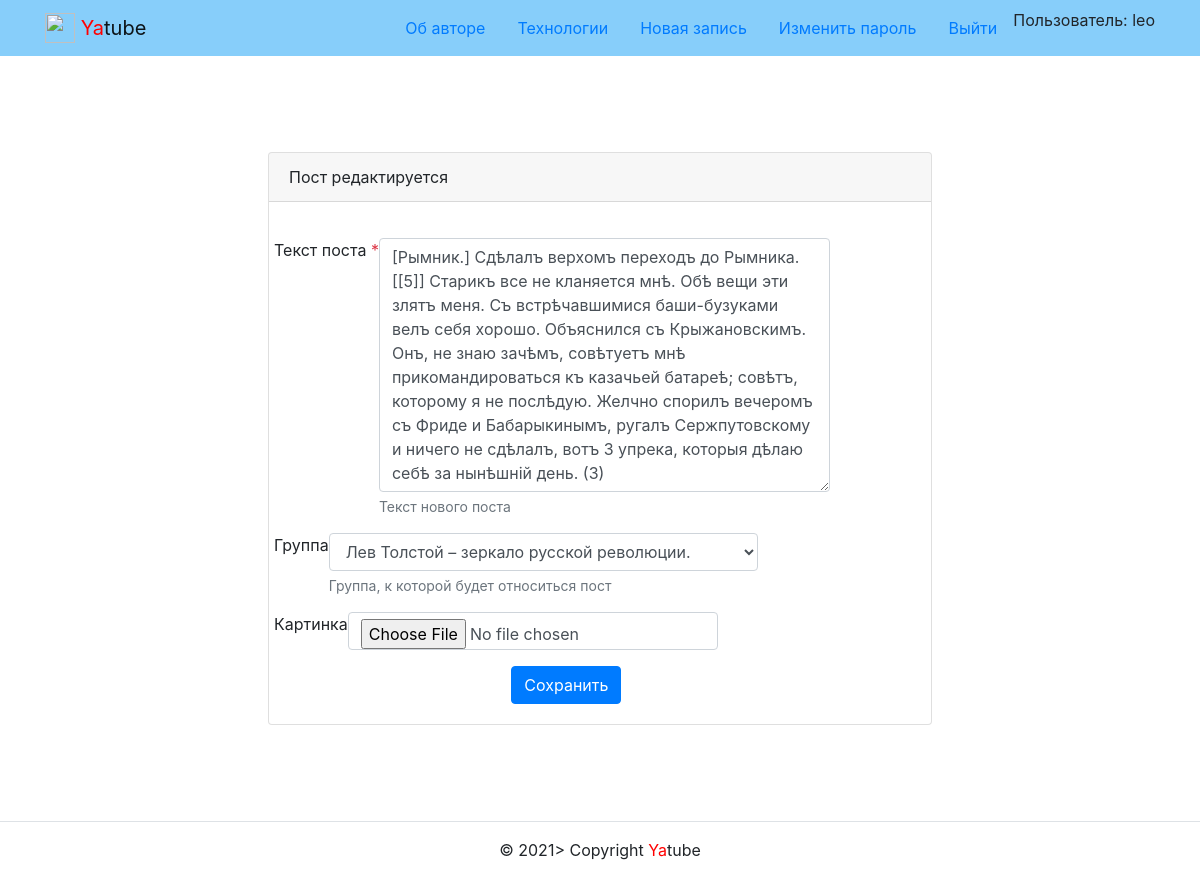
/posts/36/edit/ (signed in), run on the app's committed database.
### posts/models.py (models this page shows, shortened)
class Post(models.Model):
    text = models.TextField(
        verbose_name='Текст поста',
        help_text='Текст нового поста'
    )
    pub_date = models.DateTimeField(
        auto_now_add=True,
        verbose_name='Дата и время публикации поста',
        help_text='Дата и время публикации поста',
        db_index=True
    )
    author = models.ForeignKey(
        User,
        on_delete=models.CASCADE,
        related_name='posts',
        verbose_name='Автор поста',
        help_text='Автор поста'
    )
    group = models.ForeignKey(
        Group,
        on_delete=models.SET_NULL,
        blank=True,
        null=True,
        related_name='posts',
        verbose_name='Группа',
        help_text='Группа, к которой будет относиться пост'
    )
    image = models.ImageField(
        'Картинка',
        upload_to='posts/',
        blank=True
    )
    class Meta:
        ordering = ('-pub_date',)
        verbose_name = 'Пост'
        verbose_name_plural = 'Посты'

### posts/views.py (the view, shortened to what this page needs)
# urls.py: path('posts/<int:post_id>/edit/', views.post_edit, name='post_edit'),
@login_required
def post_edit(request, post_id):
    template = 'posts/create_post.html'
    title = 'Редактируемый пост'
    post = get_object_or_404(Post, pk=post_id)
    if request.user != post.author:
        return redirect('posts:post_detail', post_id=post_id)
    if request.method != 'POST':
        form = PostForm(
            files=request.FILES or None,
            instance=post
        )
        return render(
            request, template,
            {'title': title, 'form': form, 'is_edit': True}
        )

### posts/forms.py (shortened to what this page needs)
class PostForm(forms.ModelForm):
    class Meta:
        model = Post
        fields = ('text', 'group', 'image')

### core/context_processors/year.py (called while the page is built)
def year(request):
    return {
        'year': datetime.datetime.now().date().year
    }

### core/templatetags/user_filters.py (called while the page is built)
@register.filter
def addclass(field, css):
    return field.as_widget(attrs={'class': css})

### posts/models.py (called while the page is built)
    def __str__(self):
        return self.title

### templates/posts/create_post.html (shortened to what this page needs)
{% extends 'base.html' %}
{% block content %}
{% load user_filters %}
  <div class="row justify-content-center">
    <div class="col-md-8 p-5">
      <div class="card">
        <div class="card-header">
          {% if is_edit %}
            Пост редактируется
          {% else %}
            Новый пост
          {% endif %}
        </div>
        <div class="card-body">
          <form method="post" enctype="multipart/form-data"
          >
          {% for field in form %}
            <div class="form-group row my-3"
              {% if field.field.required %}
                aria-required="true"
              {% else %}
                aria-required="false"
              {% endif %}
            >
              <label for="{{ field.id_for_label }}">
                {{ field.label }}
                  {% if field.field.required %}
                    <span class="required text-danger">*</span>
                  {% endif %}
              </label>
              <div>
              {{ field|addclass:'form-control' }}
                {% if field.help_text %}
                  <small id="{{ field.id_for_label }}-help" class="form-text text-muted">
                    {{ field.help_text|safe }}
                  </small>
                {% endif %}
              </div>
            </div>
          {% endfor %}
          <div class="col-md-6 offset-md-4">
            <button type="submit" class="btn btn-primary">
              {% if is_edit %}
                Сохранить
              {% else %}
                Добавить
              {% endif %}
            </button>
          </div>
          </form>
        </div>
      </div>
    </div>
</div>
{% endblock %}

### templates/includes/header.html (shortened to what this page needs)
<header>
  {% load static %}
  <nav class="navbar navbar-light" style="background-color: lightskyblue">
    <div class="container">
      <a class="navbar-brand" href="{% url 'posts:index' %}">
        <img src="{% static 'img/logo.png' %}" width="30" height="30" class="d-inline-block align-top" alt="">
        <span style="color:red">Ya</span>tube
      </a>
      <ul class="nav nav-pills">
        {% with request.resolver_match.view_name as view_name %}
        <li class="nav-item">
          <a class="nav-link {% if view_name == 'about:author' %}active{% endif %}" href="{% url 'about:author' %}">Об авторе</a>
        </li>
        <li class="nav-item">
          <a class="nav-link {% if view_name == 'about:tech' %}active{% endif %}" href="{% url 'about:tech' %}">Технологии</a>
        </li>
        {% if user.is_authenticated %}
          <li class="nav-item">
            <a class="nav-link {% if view_name == 'posts:post_create' %}active{% endif %}" href="{% url 'posts:post_create' %}">Новая запись</a>
          </li>
          <li class="nav-item">
            <a class="nav-link link-light" href="{% url 'users:password_change' %}">Изменить пароль</a>
          </li>
          <li class="nav-item">
            <a class="nav-link link-light {% if view_name == 'users:logout' %}active{% endif %}" href="{% url 'users:logout' %}">Выйти</a>
          </li>
          <li class="nav-item">
            Пользователь: {{ user.username }}
        {% endif %}
        {% endwith %}
      </ul>
    </div>
  </nav>
</header>

### data on the page
Post: form "[Рымник.] Сдѣлалъ верхомъ переходъ до Рымника. [[5]] Старикъ все не кланяется мнѣ. Обѣ вещи эти злятъ меня. Съ встрѣчавшимися баши-бузуками велъ себя хорошо. Объяснился съ Крыжановскимъ. Онъ, не знаю зачѣмъ, совѣтуетъ мнѣ прикомандироваться къ казачьей батареѣ; совѣтъ, которому я не послѣдую. Желчно спорилъ вечеромъ съ Фриде и Бабарыкинымъ, ругалъ Сержпутовскому и ничего не сдѣлалъ, вотъ 3 упрека, которыя дѣлаю себѣ за нынѣшній день. (3)" "Лев Толстой – зеркало русской революции."

### other printed values
{{ user.username }} "leo"
{{ field.label }} "Текст поста" "Группа" "Картинка"
{{ field.help_text|safe }} "Текст нового поста" "Группа, к которой будет относиться пост"
